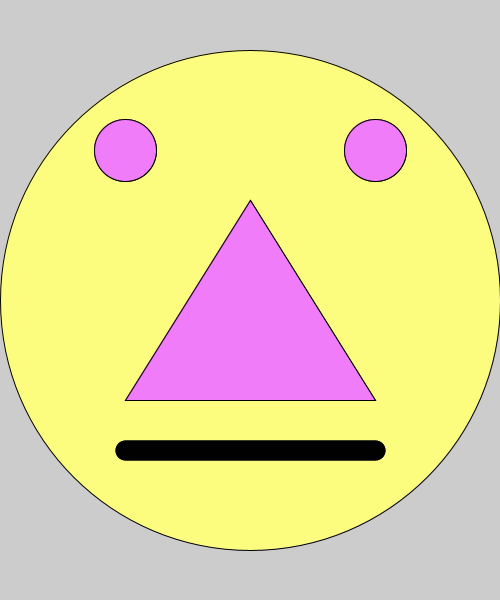
Frame 1 (no input)
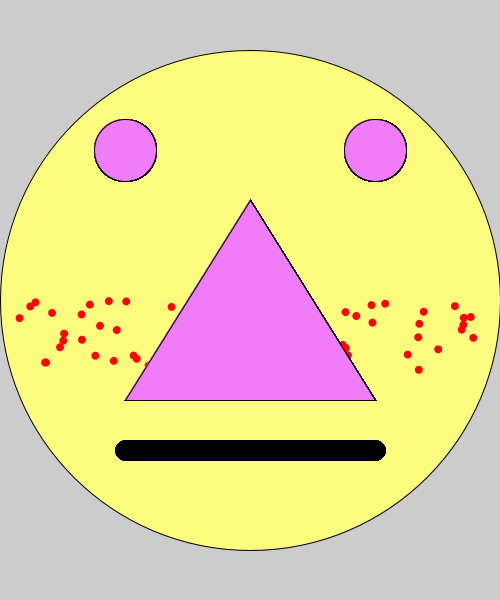
Frame 60 (the mouse pressed at the canvas centre just before this capture)
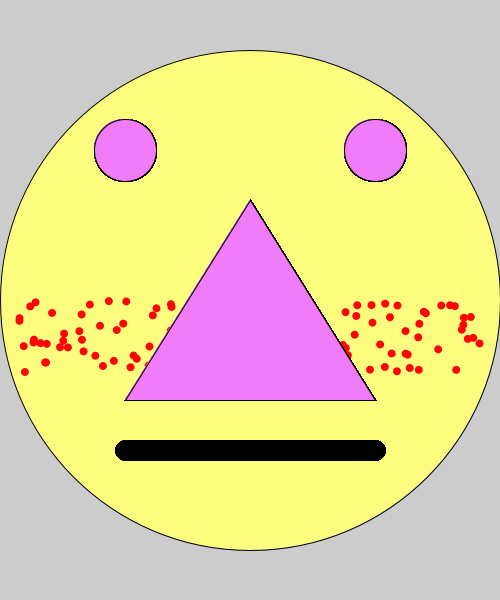
Frame 120 (the mouse held since frame 60 and released just before this capture)

The Processing sketch that drew these frames (run headless with seeded random() and noise(); from frame 60 on, the mouse is pressed at the canvas centre):

// Processing sketch: happy_face_and_measles
// ── happy_face_and_measles.pde


//Global Variables

//Declaration Only, due to size() keyvariables
int faceX;
int faceY;
int leftEyeX;
int leftEyeY;
int rightEyeX;
int rightEyeY;
int eyeDiameter;
float measlesX, measlesY, measlesDiamter;

//Declaration and Assignment
color red = #FF0307;
color white = #FFFFFF;

void setup() {
  size(500, 600); //due to ratios, able to change this
  faceX = width/2;
  faceY= height/2;
  leftEyeX = width/4;
  leftEyeY = height/4;
  rightEyeX = width*3/4;
  rightEyeY = height/4;
  eyeDiameter = width/8;
  fill(#FCFC7F);
  ellipse(faceX, faceY, width, width); //Face
  fill(#F17CFA);
  ellipse(leftEyeX, leftEyeY, eyeDiameter, eyeDiameter); //Left Eye
  ellipse(rightEyeX, rightEyeY, eyeDiameter, eyeDiameter); //Rigtht Eye
  //line(x-point1, y-point1, x-point2, y-point2);
  strokeWeight(20);
  line(width/4, height*3/4, width*3/4, height*3/4); //mouth, only place for this formulae
  //triangle(x-point1, y-point1, x-point2, y-point2, x-point3, y-point3); 
  strokeWeight(1);
  fill(#F17CFA);
  triangle(width*2/4, height*1/3, width*3/4, height*2/3, width*1/4, height*2/3); //nose, broken a little, only place for this formulae
  measlesDiamter = width*1/60; //Other measles varaibles need to be in draw()
  //buttonRectangle();
}

void draw() {
  
  //Arithmetic First
  measlesArithmetic();
  
   drawMeasles();
  
  
  //Drawing Second

  fill(#F17CFA); //White, resetts fill to default
  ellipse(leftEyeX, leftEyeY, eyeDiameter, eyeDiameter);
   ellipse(rightEyeX, rightEyeY, eyeDiameter, eyeDiameter);
  triangle(width*2/4, height*1/3, width*3/4, height*2/3, width*1/4, height*2/3);
  strokeWeight(20);
  line(width/4, height*3/4, width*3/4, height*3/4); //mouth, only place for this formulae
  //triangle(x-point1, y-point1, x-point2, y-point2, x-point3, y-point3); 
  strokeWeight(1);
  //More Face Parts required
}

// ── button_rectangle.pde
void buttonRectangle(){
  
  rect(width/40,height/2,width*38/40,height*1/8);
  
  
  
  
}

// ── drawMeasles.pde
void  drawMeasles(){
  
  
  
      fill(red); 
  noStroke();
  ellipse(measlesX, measlesY, measlesDiamter, measlesDiamter);
  stroke(1);
  
}

// ── measlesArithmetic.pde
void measlesArithmetic(){
  //measlesX = random(width);
  //measlesY = random(height);

  
  measlesX = random(width/40,width*39/40);
  measlesY = random(height/2,height*5/8);
 
  
  

  
  
  
  
}
